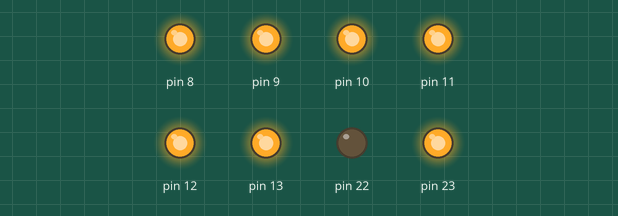
Simulated run of this sketch. Board: Arduino Uno, built with avr-gcc and run on an emulated ATmega328P. Parts: output pins drawn as LEDs (lit = HIGH).

Above: at 2.7 s.
At 8.2 s:
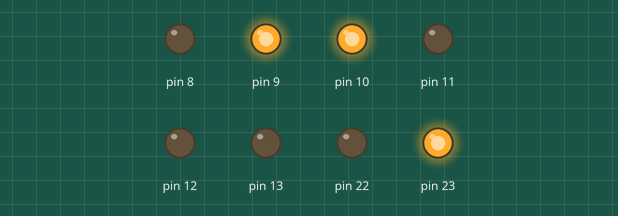
At 13.6 s:
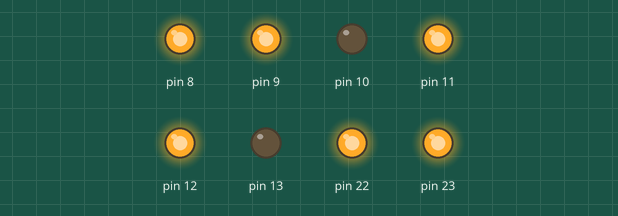
At 24.6 s:
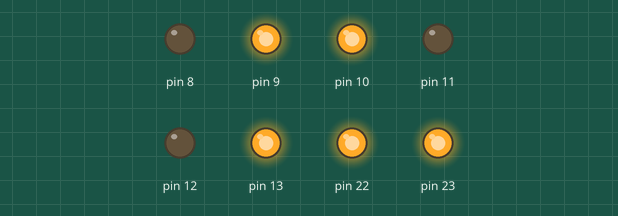
At 35.5 s:
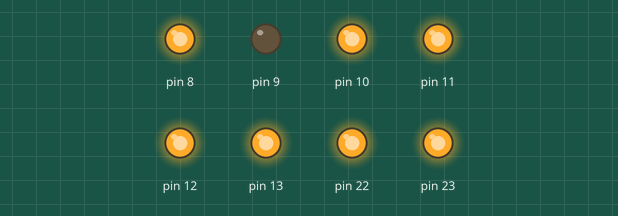
At 51.9 s:
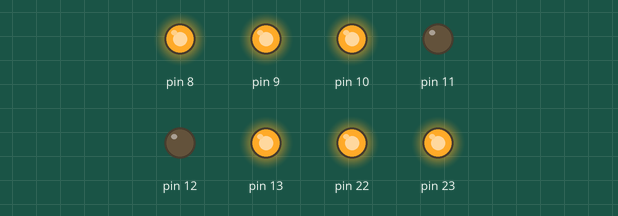
Timing chart, 0 to 62.9 s (numbered marks = the images above):
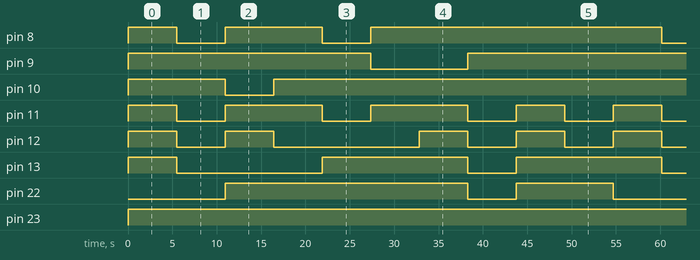

Measured:
- by itself, pin 8: repeats every 54.7 s: LOW 5.5 s, HIGH 10.9 s, LOW 5.5 s, HIGH 32.8 s
- by itself, pin 9: goes HIGH 27.3 s, LOW 10.9 s, HIGH 43.8 s, LOW 10.9 s, then HIGH
- by itself, pin 10: repeats every 54.7 s: LOW 5.5 s, HIGH 49.2 s
- by itself, pin 11: repeats every 54.7 s: 2 × (LOW 5.5 s, HIGH 10.9 s), 2 × (LOW 5.5 s, HIGH 5.5 s)
- by itself, pin 12: repeats every 54.7 s: LOW 5.5 s, HIGH 5.5 s, LOW 16.4 s, 2 × (HIGH 5.5 s, LOW 5.5 s), HIGH 5.5 s
- by itself, pin 13: repeats every 54.7 s: LOW 16.4 s, HIGH 16.4 s, LOW 5.5 s, HIGH 16.4 s
- by itself, pin 22: LOW → HIGH at 10.9 s, → LOW 27.3 s later, → HIGH 5.5 s later, → LOW 10.9 s later, … (9 changes in this stretch)
- by itself, pin 23: LOW → HIGH at 0.00 s

The sketch:

sketch.ino
```cpp
#include "etalvis.h"
static int x = 0;
void setup() {
  // put your setup code here, to run once:
  volatile char *portA_DDR = (char*)0x21;
  volatile char *portB_DDR = (char*)0x24;
  *portA_DDR = 0xFF;
  *portB_DDR = 0xFF;
}

void loop() {
  // put your main code here, to run repeatedly:
  volatile char *data = (char*)0x25;
  //volatile char *data_B = (char*)0x25;
  if(x == 0){*data = 0b10111111; x++;}
  else if(x == 1){*data = 0b10000110; x++;}
  else if(x == 2){*data = 0b11011011; x++;}
  else if(x == 3){*data = 0b11001111; x++;}
  else if(x == 4){*data = 0b11100110; x++;}
  else if(x == 5){*data = 0b11101101; x++;}
  else if(x == 6){*data = 0b11111101; x++;}
  else if(x == 7){*data = 0b10000111; x++;}
  else if(x == 8){*data = 0b11111111; x++;}
  else{*data = 0b11100111; x = 0;}
  data = 0x22;
  *data = 0b00111111;
  delay();
  *data = 0b00000110;
  delay();
  *data = 0b01011011;
  delay();
  *data = 0b01001111;
  delay();
  *data = 0b01100110;
  delay();
  *data = 0b01101101;
  delay();
  *data = 0b01111101;
  delay();
  *data = 0b00000111;
  delay();
  *data = 0b01111111;
  delay();
  *data = 0b01100111;
  delay();
}
```

etalvis.h
```cpp
void delay(void);

void delay(){
  for(volatile long i = 0; i<250000; i++);
}
```
